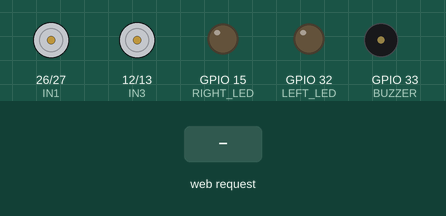
Simulated run of this sketch. Board: ESP32. Parts: motor-driver pin pairs drawn as motors (green arrow = first pin HIGH = forward, orange = second pin HIGH = backward, longer = more drive, scaled by the enable pin), output pins drawn as LEDs (lit = HIGH), buzzer (waves = sounding, pin HIGH). The inputs (shaded band) are chosen by the test bench. WiFi joins after 1.5 s; servers stay silent unless stated; what the sketch prints to the serial monitor is not drawn.

Above: at 2.7 s.
2.8 s: HTTP request GET /forward received
At 3.3 s:
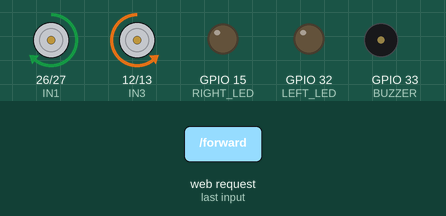
4.3 s: HTTP request GET /backward received
At 5.5 s:
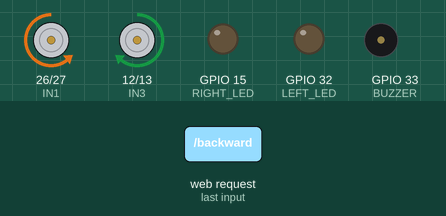
5.8 s: HTTP request GET /left received
At 6.8 s:
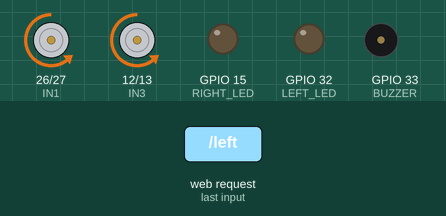
7.3 s: HTTP request GET /right received
At 8.0 s:
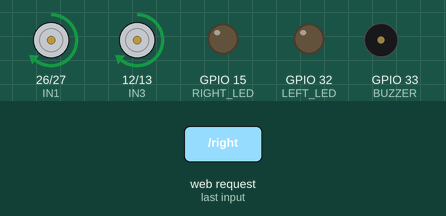
8.8 s: HTTP request GET /indicator_left received
At 9.1 s:
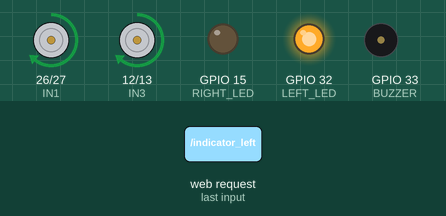
10.3 s: HTTP request GET /stop received
At 11.4 s:
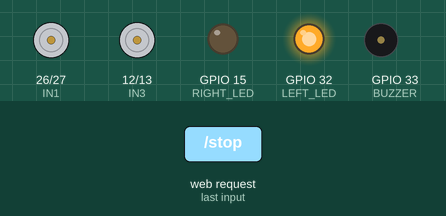
Timing chart, 0 to 12.8 s (numbered marks = the images above; inputs shaded):
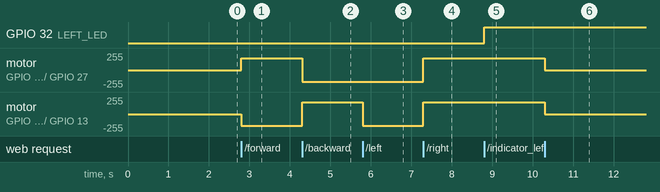

Measured:
- after the input at 2.8 s, motor on GPIO 26 (IN1) / GPIO 27 (IN2): stopped → forward 179/255 at once; motor on GPIO 12 (IN3) / GPIO 13 (IN4): stopped → backward 179/255 at once
- after the input at 4.3 s, motor on GPIO 26 (IN1) / GPIO 27 (IN2): forward 179/255 → backward 179/255 at once; motor on GPIO 12 (IN3) / GPIO 13 (IN4): backward 179/255 → forward 179/255 at once
- after the input at 5.8 s, motor on GPIO 12 (IN3) / GPIO 13 (IN4): forward 179/255 → backward 179/255 at once
- after the input at 7.3 s, motor on GPIO 26 (IN1) / GPIO 27 (IN2), motor on GPIO 12 (IN3) / GPIO 13 (IN4): backward 179/255 → forward 179/255 at once
- after the input at 8.8 s, GPIO 32 (LEFT_LED): LOW → HIGH at once
- after the input at 10.3 s, motor on GPIO 26 (IN1) / GPIO 27 (IN2), motor on GPIO 12 (IN3) / GPIO 13 (IN4): forward 179/255 → stopped at once

The sketch:

car_control.ino
```cpp
#include <WiFi.h>
#include <WebServer.h>
#include <esp_now.h>

const char* ssid = "pi12";
const char* password = "";

#define ENA 25
#define IN1 26
#define IN2 27

#define ENB 14
#define IN3 12
#define IN4 13

#define BUZZER 33
#define LEFT_LED 32
#define RIGHT_LED 15

WebServer server(80);

typedef struct struct_message {
  int brake;
  int indicator;
} struct_message;

struct_message data;

uint8_t sensorAddress[] = {0xEC,0x62,0x60,0x9A,0x08,0x90};

void sendStatus() {
  esp_now_send(sensorAddress, (uint8_t *) &data, sizeof(data));
}

void stopCar() {

  digitalWrite(IN1, LOW);
  digitalWrite(IN2, LOW);
  digitalWrite(IN3, LOW);
  digitalWrite(IN4, LOW);

  data.brake = 1;
  data.indicator = 0;

  sendStatus();
}

void forward() {

  digitalWrite(IN1, HIGH);
  digitalWrite(IN2, LOW);
  digitalWrite(IN3, LOW);
  digitalWrite(IN4, HIGH);

  data.brake = 0;

  sendStatus();
}

void backward() {

  digitalWrite(IN1, LOW);
  digitalWrite(IN2, HIGH);
  digitalWrite(IN3, HIGH);
  digitalWrite(IN4, LOW);

  data.brake = 0;

  sendStatus();
}

void left() {

  digitalWrite(IN1, LOW);
  digitalWrite(IN2, HIGH);
  digitalWrite(IN3, LOW);
  digitalWrite(IN4, HIGH);

  data.brake = 0;

  sendStatus();
}

void right() {

  digitalWrite(IN1, HIGH);
  digitalWrite(IN2, LOW);
  digitalWrite(IN3, HIGH);
  digitalWrite(IN4, LOW);

  data.brake = 0;

  sendStatus();
}

void handleIndicatorLeft() {

  digitalWrite(LEFT_LED, HIGH);
  digitalWrite(RIGHT_LED, LOW);

  data.indicator = 2;
  data.brake = 0;

  sendStatus();

  server.send(200, "text/plain", "LEFT INDICATOR");
}

void handleIndicatorRight() {

  digitalWrite(RIGHT_LED, HIGH);
  digitalWrite(LEFT_LED, LOW);

  data.indicator = 1;
  data.brake = 0;

  sendStatus();

  server.send(200, "text/plain", "RIGHT INDICATOR");
}

void handleIndicatorOff() {

  digitalWrite(LEFT_LED, LOW);
  digitalWrite(RIGHT_LED, LOW);

  data.indicator = 0;

  sendStatus();

  server.send(200, "text/plain", "INDICATORS OFF");
}

void handleHorn() {

  digitalWrite(BUZZER, HIGH);
  delay(200);
  digitalWrite(BUZZER, LOW);

  server.send(200, "text/plain", "HORN");
}

void handleForward() {
  forward();
  server.send(200, "text/plain", "FORWARD");
}

void handleBackward() {
  backward();
  server.send(200, "text/plain", "BACKWARD");
}

void handleLeft() {
  left();
  server.send(200, "text/plain", "LEFT");
}

void handleRight() {
  right();
  server.send(200, "text/plain", "RIGHT");
}

void handleStop() {
  stopCar();
  server.send(200, "text/plain", "STOP");
}

void handleRoot() {
  server.send(200, "text/plain", "ESP32 Car Control Ready");
}

void setup() {

  Serial.begin(115200);

  pinMode(IN1, OUTPUT);
  pinMode(IN2, OUTPUT);
  pinMode(IN3, OUTPUT);
  pinMode(IN4, OUTPUT);

  pinMode(BUZZER, OUTPUT);
  pinMode(LEFT_LED, OUTPUT);
  pinMode(RIGHT_LED, OUTPUT);

  ledcAttach(ENA, 2000, 8);
  ledcAttach(ENB, 2000, 8);

  ledcWrite(ENA, 180);
  ledcWrite(ENB, 180);

  WiFi.mode(WIFI_STA);
  WiFi.begin(ssid, password);

  Serial.print("Connecting to WiFi");

  while (WiFi.status() != WL_CONNECTED) {
    delay(500);
    Serial.print(".");
  }

  Serial.println("\nWiFi Connected");

  if (esp_now_init() != ESP_OK) {
    Serial.println("ESP-NOW init failed");
    return;
  }

  esp_now_peer_info_t peerInfo = {};
  memcpy(peerInfo.peer_addr, sensorAddress, 6);
  peerInfo.channel = 0;
  peerInfo.encrypt = false;

  esp_now_add_peer(&peerInfo);

  stopCar();

  Serial.print("Car Control IP: ");
  Serial.println(WiFi.localIP());

  server.on("/", handleRoot);
  server.on("/forward", handleForward);
  server.on("/backward", handleBackward);
  server.on("/left", handleLeft);
  server.on("/right", handleRight);
  server.on("/stop", handleStop);

  server.on("/indicator_left", handleIndicatorLeft);
  server.on("/indicator_right", handleIndicatorRight);
  server.on("/indicator_off", handleIndicatorOff);

  server.on("/horn", handleHorn);

  server.begin();

  Serial.println("Web Server Started");
}

void loop() {
  server.handleClient();
}
```
